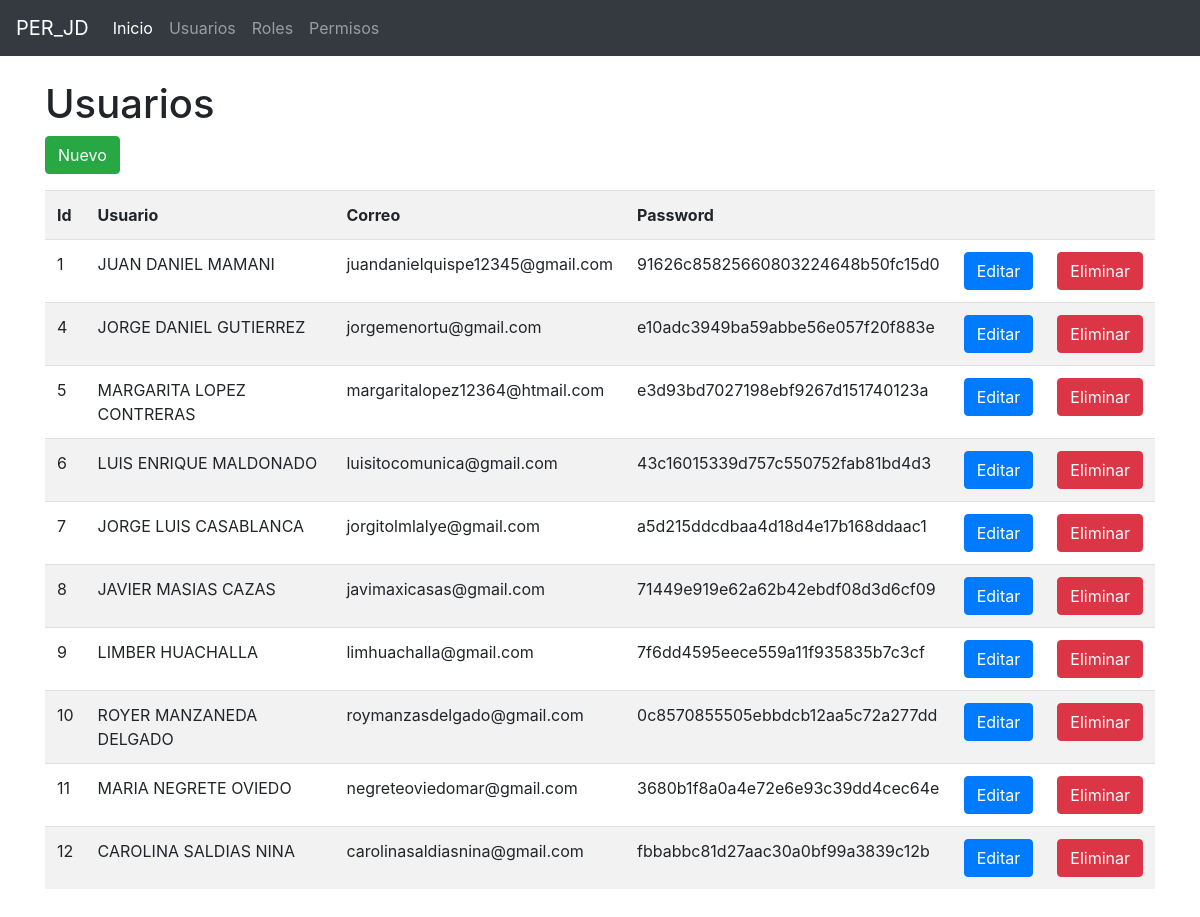
The app's page /usuarios.php with its own data.
### tables this page shows
CREATE TABLE `usuarios` (
  `id` int(11) NOT NULL,
  `usuarios` varchar(50) NOT NULL,
  `correo` varchar(100) NOT NULL,
  `clave` varchar(255) NOT NULL
);

### usuarios.php (the view)
<?php
require_once('librerias/conexionBD.php');
$sql = "select * from usuarios";
$result = $conn->query($sql);
$usuarios = array();
while ($fila = $result->fetch_array()) {
	$usuarios[] = $fila;
}
require_once('librerias/cabe.php');
?>
  <div class="container">
  	<div class="row">
  		<div class="col-12">
  			 <h1>Usuarios</h1>
  			 <p>
  			 	<a href="edit_usuarios.php" class="btn btn-success">Nuevo</a>
  			 </p>
  			 <table class="table table-striped">
  			 	<tr>
  			 		<th>Id</th>
  			 		<th>Usuario</th>
            <th>Correo</th>
            <th>Password</th>
  			 		<th></th>
  			 		<th></th>
  			 	</tr>
  			 	<?php foreach ($usuarios as $item): ?>
  			 	<tr>
  			 		<td><?= $item['id']?></td>
  			 		<td><?= $item['usuarios']?></td>
            <td><?= $item['correo']?></td>
            <td readonly><?= $item['clave']?></td>
  			 		<td>
  			 			<a href="edit_usuarios.php?id=<?= $item['id']?>" class="btn btn-primary">Editar</a>
  			 		</td>
  			 		<td>
  			 			<a href="usu_eliminar.php?id=<?= $item['id']?>" class="btn btn-danger">Eliminar</a>
  			 		</td>
  			 	</tr>
  			 	<?php endforeach ?>
  			 </table>
  		</div>
  	</div>
  </div>
<?php
require_once('librerias/pie.php');
 ?>

### records on screen
usuarios: id "1", usuarios "JUAN DANIEL MAMANI", correo "juandanielquispe12345@gmail.com", clave "91626c85825660803224648b50fc15d0"
usuarios: id "4", usuarios "JORGE DANIEL GUTIERREZ", correo "jorgemenortu@gmail.com", clave "e10adc3949ba59abbe56e057f20f883e"
usuarios: id "5", usuarios "MARGARITA LOPEZ CONTRERAS", correo "margaritalopez12364@htmail.com", clave "e3d93bd7027198ebf9267d151740123a"
usuarios: id "6", usuarios "LUIS ENRIQUE MALDONADO", correo "luisitocomunica@gmail.com", clave "43c16015339d757c550752fab81bd4d3"
usuarios: id "7", usuarios "JORGE LUIS CASABLANCA", correo "jorgitolmlalye@gmail.com", clave "a5d215ddcdbaa4d18d4e17b168ddaac1"
usuarios: id "8", usuarios "JAVIER MASIAS CAZAS", correo "javimaxicasas@gmail.com", clave "71449e919e62a62b42ebdf08d3d6cf09"
usuarios: id "9", usuarios "LIMBER HUACHALLA", correo "limhuachalla@gmail.com", clave "7f6dd4595eece559a11f935835b7c3cf"
usuarios: id "10", usuarios "ROYER MANZANEDA DELGADO", correo "roymanzasdelgado@gmail.com", clave "0c8570855505ebbdcb12aa5c72a277dd"
usuarios: id "11", usuarios "MARIA NEGRETE OVIEDO", correo "negreteoviedomar@gmail.com", clave "3680b1f8a0a4e72e6e93c39dd4cec64e"
usuarios: id "12", usuarios "CAROLINA SALDIAS NINA", correo "carolinasaldiasnina@gmail.com", clave "fbbabbc81d27aac30a0bf99a3839c12b"
